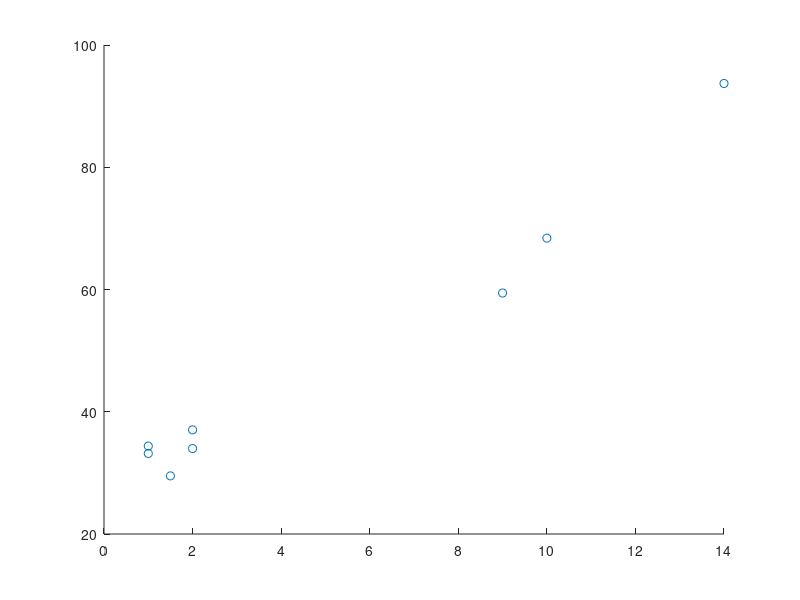

Recreate this plot in MATLAB.
%
% Analyze the nutrition facts of breakfast cereals 
% to predict customer rating
%

% Grab the filename
filename = 'cereal.csv';

% Load in the data
data = csvread('cereal.csv');
% Remove header and empty rows
data =  data(2:end,:);
% Remove non numerical columns
data = data(:,[4,5,6,7,8,9,10,11,12,14,15,16]);

% Use a smaller dataset for easier workflow
% REMOVE THIS REMOVE THIS REMOVE THIS
data = data(1:8,:);

% COLUMN NAMES for reference
% name(1),mfr(2),type(3),calories(4->1),protein(5->2),
% fat(6->3),sodium(7->4),fiber(8->5),carbo(9->6),sugars(10->7),
% potass(11->8),vitamins(12->9),shelf(13),weight(14->10),cups(15->11),rating(16->12)

% Normalize all columns to have equal weight, except for rating, of course
[data(:,1:11) .* (1./data(:,10)), data(:,12)]

% Split out training and test sets
training = data(1:floor(size(data)(1)*0.8),:);
test = data(floor(size(data)(1)*0.8)+1:end, :);

% plot calories vs rating
% testplot = data(:,[1,11]);
% testplotx = testplot(:,1)
% testploty = testplot(:,11)
ratings = data(:,1)
scatter(data(:,5),data(:,12));

